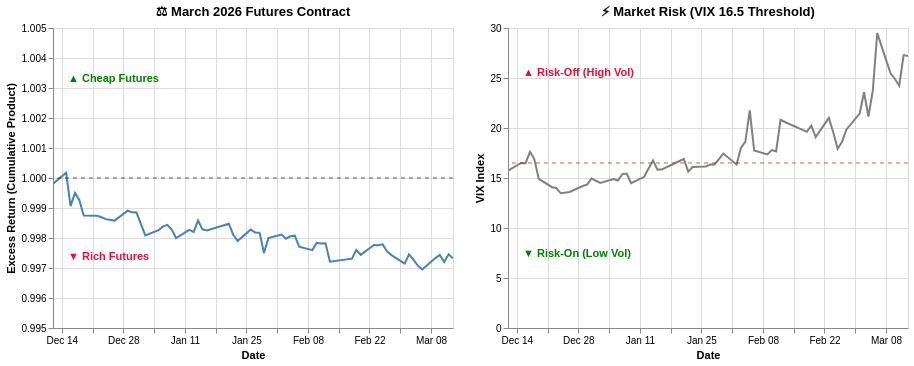

Notebook source saved alongside this figure:
### Markdown cell above
### 🌪️ The March 2026 Contract: A Dramatic Regime Shift

**What are we observing?**
The March 2026 contract presents a stark tale of two completely different market regimes. Throughout late December and January, the VIX remained suppressed below the 16.5 threshold in a clear "Risk-On" environment. During this period of calm, the cumulative excess return actually dragged below the baseline into "Rich Futures" territory, bottoming out near 0.9990. However, as we move into late February and March, the VIX violently explodes toward 30. In exact tandem with this volatility spike, the cumulative excess return rapidly reverses course, crossing back over the 1.0 baseline and climbing into "Cheap Futures" territory to peak near 1.0005.

### Code cell
# Results March 2026 contract: Dec 12, 2025-Mar. 12, 2026
mar_graph=create_arb_vix(start='2025-12-12',end='2026-03-13')
display(plot_contract_arb_band(mar_graph,'March 2026 Futures Contract',return_domain=[0.995, 1.005]))

### Figure 1 — Vega-Lite specification as saved in the notebook (floating-point values rounded to 4 significant figures)
{"config": {"view": {"continuousWidth": 300, "continuousHeight": 300}}, "hconcat": [{"layer": [{"data": {"name": "data-1e653d397dc3578a3666b757c7be2a14"}, "mark": {"type": "line", "color": "steelblue", "strokeWidth": 2}, "encoding": {"tooltip": [{"field": "date", "type": "temporal"}, {"field": "Cumulative Excess Return", "type": "quantitative"}], "x": {"field": "date", "title": "Date", "type": "temporal"}, "y": {"field": "Cumulative Excess Return", "scale": {"domain": [0.995, 1.005]}, "title": "Excess Return (Cumulative Product)", "type": "quantitative"}}, "name": "view_5"}, {"data": {"name": "data-62270e77d641448c13ff0a9fcf3e6578"}, "mark": {"type": "rule", "color": "black", "opacity": 0.6, "strokeDash": [4, 4]}, "encoding": {"y": {"field": "y", "type": "quantitative"}}}, {"data": {"name": "data-43807a7517ce8d1e736d09477ce97267"}, "mark": {"type": "text", "align": "left", "baseline": "top", "color": "green", "dx": 5, "fontWeight": "bold"}, "encoding": {"text": {"field": "text", "type": "nominal"}, "x": {"value": 10}, "y": {"field": "y", "type": "quantitative"}}}, {"data": {"name": "data-bfe5ff7198e2b8f6f045fd9762d0a983"}, "mark": {"type": "text", "align": "left", "baseline": "bottom", "color": "crimson", "dx": 5, "fontWeight": "bold"}, "encoding": {"text": {"field": "text", "type": "nominal"}, "x": {"value": 10}, "y": {"field": "y", "type": "quantitative"}}}], "height": 300, "title": "⚖️ March 2026 Futures Contract", "width": 400}, {"layer": [{"data": {"name": "data-1e653d397dc3578a3666b757c7be2a14"}, "mark": {"type": "line", "color": "gray", "strokeWidth": 2}, "encoding": {"tooltip": [{"field": "date", "type": "temporal"}, {"field": "VIX", "type": "quantitative"}], "x": {"field": "date", "title": "Date", "type": "temporal"}, "y": {"field": "VIX", "scale": {"domain": [1, 30]}, "title": "VIX Index", "type": "quantitative"}}, "name": "view_6"}, {"data": {"name": "data-36ce8cf7b9b85712b0e5da6a8d4c123f"}, "mark": {"type": "rule", "color": "firebrick", "opacity": 0.7, "strokeDash": [4, 4]}, "encoding": {"y": {"field": "y", "type": "quantitative"}}}, {"data": {"name": "data-e1693b16d8edb1761d863943e923bf84"}, "mark": {"type": "text", "align": "left", "baseline": "bottom", "color": "crimson", "dx": 5, "fontWeight": "bold"}, "encoding": {"text": {"field": "text", "type": "nominal"}, "x": {"value": 10}, "y": {"field": "y", "type": "quantitative"}}}, {"data": {"name": "data-7e10542b402220f02c931d4ac3477b9e"}, "mark": {"type": "text", "align": "left", "baseline": "top", "color": "green", "dx": 5, "fontWeight": "bold"}, "encoding": {"text": {"field": "text", "type": "nominal"}, "x": {"value": 10}, "y": {"field": "y", "type": "quantitative"}}}], "height": 300, "title": "⚡ Market Risk (VIX 16.5 Threshold)", "width": 400}], "params": [{"name": "param_3", "select": {"type": "interval", "encodings": ["x"]}, "bind": "scales", "views": ["view_5", "view_6"]}], "$schema": "https://vega.github.io/schema/vega-lite/v5.20.1.json", "datasets": {"data-1e653d397dc3578a3666b757c7be2a14": [{"date": "2025-12-12T00:00:00", "Cumulative Excess Return": 0.9998, "VIX": 15.74}, {"date": "2025-12-15T00:00:00", "Cumulative Excess Return": 1.0, "VIX": 16.5}, {"date": "2025-12-16T00:00:00", "Cumulative Excess Return": 0.9991, "VIX": 16.48}, {"date": "2025-12-17T00:00:00", "Cumulative Excess Return": 0.9995, "VIX": 17.62}, {"date": "2025-12-18T00:00:00", "Cumulative Excess Return": 0.9993, "VIX": 16.87}, {"date": "2025-12-19T00:00:00", "Cumulative Excess Return": 0.9988, "VIX": 14.91}, {"date": "2025-12-22T00:00:00", "Cumulative Excess Return": 0.9987, "VIX": 14.08}, {"date": "2025-12-23T00:00:00", "Cumulative Excess Return": 0.9987, "VIX": 14.0}, {"date": "2025-12-24T00:00:00", "Cumulative Excess Return": 0.9986, "VIX": 13.47}, {"date": "2025-12-26T00:00:00", "Cumulative Excess Return": 0.9986, "VIX": 13.6}, {"date": "2025-12-29T00:00:00", "Cumulative Excess Return": 0.9989, "VIX": 14.2}, {"date": "2025-12-30T00:00:00", "Cumulative Excess Return": 0.9989, "VIX": 14.33}, {"date": "2025-12-31T00:00:00", "Cumulative Excess Return": 0.9988, "VIX": 14.95}, {"date": "2026-01-02T00:00:00", "Cumulative Excess Return": 0.9981, "VIX": 14.51}, {"date": "2026-01-05T00:00:00", "Cumulative Excess Return": 0.9983, "VIX": 14.9}, {"date": "2026-01-06T00:00:00", "Cumulative Excess Return": 0.9984, "VIX": 14.75}, {"date": "2026-01-07T00:00:00", "Cumulative Excess Return": 0.9984, "VIX": 15.38}, {"date": "2026-01-08T00:00:00", "Cumulative Excess Return": 0.9983, "VIX": 15.45}, {"date": "2026-01-09T00:00:00", "Cumulative Excess Return": 0.998, "VIX": 14.49}, {"date": "2026-01-12T00:00:00", "Cumulative Excess Return": 0.9983, "VIX": 15.12}, {"date": "2026-01-13T00:00:00", "Cumulative Excess Return": 0.9982, "VIX": 15.98}, {"date": "2026-01-14T00:00:00", "Cumulative Excess Return": 0.9986, "VIX": 16.75}, {"date": "2026-01-15T00:00:00", "Cumulative Excess Return": 0.9983, "VIX": 15.84}, {"date": "2026-01-16T00:00:00", "Cumulative Excess Return": 0.9983, "VIX": 15.86}, {"date": "2026-01-21T00:00:00", "Cumulative Excess Return": 0.9985, "VIX": 16.9}, {"date": "2026-01-22T00:00:00", "Cumulative Excess Return": 0.9981, "VIX": 15.64}, {"date": "2026-01-23T00:00:00", "Cumulative Excess Return": 0.9979, "VIX": 16.09}, {"date": "2026-01-26T00:00:00", "Cumulative Excess Return": 0.9983, "VIX": 16.15}, {"date": "2026-01-27T00:00:00", "Cumulative Excess Return": 0.9982, "VIX": 16.35}, {"date": "2026-01-28T00:00:00", "Cumulative Excess Return": 0.9982, "VIX": 16.35}, {"date": "2026-01-29T00:00:00", "Cumulative Excess Return": 0.9975, "VIX": 16.88}, {"date": "2026-01-30T00:00:00", "Cumulative Excess Return": 0.998, "VIX": 17.44}, {"date": "2026-02-02T00:00:00", "Cumulative Excess Return": 0.9981, "VIX": 16.34}, {"date": "2026-02-03T00:00:00", "Cumulative Excess Return": 0.998, "VIX": 18.0}, {"date": "2026-02-04T00:00:00", "Cumulative Excess Return": 0.9981, "VIX": 18.64}, {"date": "2026-02-05T00:00:00", "Cumulative Excess Return": 0.9981, "VIX": 21.77}, {"date": "2026-02-06T00:00:00", "Cumulative Excess Return": 0.9977, "VIX": 17.76}, {"date": "2026-02-09T00:00:00", "Cumulative Excess Return": 0.9976, "VIX": 17.36}, {"date": "2026-02-10T00:00:00", "Cumulative Excess Return": 0.9978, "VIX": 17.79}, {"date": "2026-02-11T00:00:00", "Cumulative Excess Return": 0.9978, "VIX": 17.65}, {"date": "2026-02-12T00:00:00", "Cumulative Excess Return": 0.9978, "VIX": 20.82}, {"date": "2026-02-13T00:00:00", "Cumulative Excess Return": 0.9972, "VIX": 20.6}, {"date": "2026-02-18T00:00:00", "Cumulative Excess Return": 0.9973, "VIX": 19.62}, {"date": "2026-02-19T00:00:00", "Cumulative Excess Return": 0.9976, "VIX": 20.23}, {"date": "2026-02-20T00:00:00", "Cumulative Excess Return": 0.9974, "VIX": 19.09}, {"date": "2026-02-23T00:00:00", "Cumulative Excess Return": 0.9978, "VIX": 21.01}, {"date": "2026-02-24T00:00:00", "Cumulative Excess Return": 0.9978, "VIX": 19.55}, {"date": "2026-02-25T00:00:00", "Cumulative Excess Return": 0.9978, "VIX": 17.93}, {"date": "2026-02-26T00:00:00", "Cumulative Excess Return": 0.9976, "VIX": 18.63}, {"date": "2026-02-27T00:00:00", "Cumulative Excess Return": 0.9974, "VIX": 19.86}, {"date": "2026-03-02T00:00:00", "Cumulative Excess Return": 0.9971, "VIX": 21.44}, {"date": "2026-03-03T00:00:00", "Cumulative Excess Return": 0.9975, "VIX": 23.57}, {"date": "2026-03-04T00:00:00", "Cumulative Excess Return": 0.9973, "VIX": 21.15}, {"date": "2026-03-05T00:00:00", "Cumulative Excess Return": 0.9971, "VIX": 23.75}, {"date": "2026-03-06T00:00:00", "Cumulative Excess Return": 0.997, "VIX": 29.49}, {"date": "2026-03-09T00:00:00", "Cumulative Excess Return": 0.9973, "VIX": 25.5}, {"date": "2026-03-10T00:00:00", "Cumulative Excess Return": 0.9974, "VIX": 24.93}, {"date": "2026-03-11T00:00:00", "Cumulative Excess Return": 0.9972, "VIX": 24.23}, {"date": "2026-03-12T00:00:00", "Cumulative Excess Return": 0.9975, "VIX": 27.29}, {"date": "2026-03-13T00:00:00", "Cumulative Excess Return": 0.9973, "VIX": 27.19}], "data-62270e77d641448c13ff0a9fcf3e6578": [{"y": 1.0}], "data-43807a7517ce8d1e736d09477ce97267": [{"y": 1.003, "text": "▲ Cheap Futures"}], "data-bfe5ff7198e2b8f6f045fd9762d0a983": [{"y": 0.9972, "text": "▼ Rich Futures"}], "data-36ce8cf7b9b85712b0e5da6a8d4c123f": [{"y": 16.5}], "data-e1693b16d8edb1761d863943e923bf84": [{"y": 25, "text": "▲ Risk-Off (High Vol)"}], "data-7e10542b402220f02c931d4ac3477b9e": [{"y": 8, "text": "▼ Risk-On (Low Vol)"}]}}
